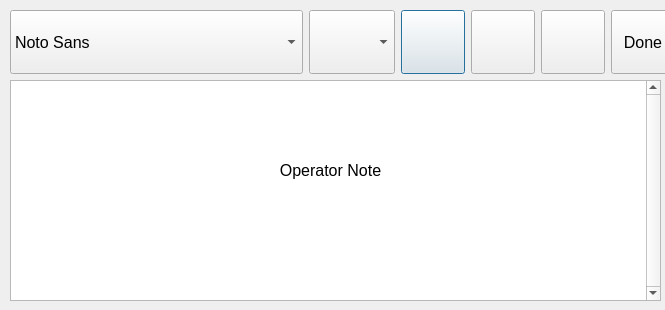
<?xml version="1.0" encoding="UTF-8"?>
<ui version="4.0">
 <class>textEditor</class>
 <widget class="QDialog" name="textEditor">
  <property name="geometry">
   <rect>
    <x>0</x>
    <y>0</y>
    <width>665</width>
    <height>310</height>
   </rect>
  </property>
  <property name="windowTitle">
   <string>Dialog</string>
  </property>
  <widget class="QTextEdit" name="textEditRegion">
   <property name="geometry">
    <rect>
     <x>10</x>
     <y>80</y>
     <width>651</width>
     <height>221</height>
    </rect>
   </property>
   <property name="verticalScrollBarPolicy">
    <enum>Qt::ScrollBarAlwaysOn</enum>
   </property>
  </widget>
  <widget class="QWidget" name="horizontalLayoutWidget">
   <property name="geometry">
    <rect>
     <x>10</x>
     <y>10</y>
     <width>651</width>
     <height>71</height>
    </rect>
   </property>
   <layout class="QHBoxLayout" name="horizontalLayout">
    <property name="sizeConstraint">
     <enum>QLayout::SetFixedSize</enum>
    </property>
    <item>
     <widget class="QFontComboBox" name="fontComboBox">
      <property name="sizePolicy">
       <sizepolicy hsizetype="Minimum" vsizetype="Fixed">
        <horstretch>0</horstretch>
        <verstretch>64</verstretch>
       </sizepolicy>
      </property>
      <property name="minimumSize">
       <size>
        <width>64</width>
        <height>64</height>
       </size>
      </property>
      <property name="font">
       <font>
        <pointsize>12</pointsize>
       </font>
      </property>
      <property name="editable">
       <bool>false</bool>
      </property>
      <property name="maxVisibleItems">
       <number>7</number>
      </property>
      <property name="currentFont">
       <font>
        <family>Agency FB</family>
        <pointsize>12</pointsize>
       </font>
      </property>
     </widget>
    </item>
    <item>
     <widget class="QComboBox" name="fontSizeComboBox">
      <property name="sizePolicy">
       <sizepolicy hsizetype="Minimum" vsizetype="Fixed">
        <horstretch>0</horstretch>
        <verstretch>64</verstretch>
       </sizepolicy>
      </property>
      <property name="minimumSize">
       <size>
        <width>64</width>
        <height>64</height>
       </size>
      </property>
      <property name="font">
       <font>
        <pointsize>12</pointsize>
       </font>
      </property>
      <property name="maxVisibleItems">
       <number>7</number>
      </property>
     </widget>
    </item>
    <item>
     <widget class="QPushButton" name="cutButton">
      <property name="sizePolicy">
       <sizepolicy hsizetype="Minimum" vsizetype="Fixed">
        <horstretch>0</horstretch>
        <verstretch>64</verstretch>
       </sizepolicy>
      </property>
      <property name="minimumSize">
       <size>
        <width>64</width>
        <height>64</height>
       </size>
      </property>
      <property name="maximumSize">
       <size>
        <width>64</width>
        <height>16777215</height>
       </size>
      </property>
      <property name="font">
       <font>
        <pointsize>12</pointsize>
       </font>
      </property>
      <property name="text">
       <string/>
      </property>
      <property name="icon">
       <iconset resource="../sessionhandler.qrc">
        <normaloff>:/images/dialogs/Cut-icon.png</normaloff>:/images/dialogs/Cut-icon.png</iconset>
      </property>
      <property name="iconSize">
       <size>
        <width>60</width>
        <height>55</height>
       </size>
      </property>
     </widget>
    </item>
    <item>
     <widget class="QPushButton" name="copyButton">
      <property name="sizePolicy">
       <sizepolicy hsizetype="Minimum" vsizetype="Fixed">
        <horstretch>0</horstretch>
        <verstretch>64</verstretch>
       </sizepolicy>
      </property>
      <property name="minimumSize">
       <size>
        <width>64</width>
        <height>64</height>
       </size>
      </property>
      <property name="maximumSize">
       <size>
        <width>64</width>
        <height>16777215</height>
       </size>
      </property>
      <property name="font">
       <font>
        <pointsize>12</pointsize>
       </font>
      </property>
      <property name="text">
       <string/>
      </property>
      <property name="icon">
       <iconset resource="../sessionhandler.qrc">
        <normaloff>:/images/dialogs/Copy-icon.png</normaloff>:/images/dialogs/Copy-icon.png</iconset>
      </property>
      <property name="iconSize">
       <size>
        <width>60</width>
        <height>55</height>
       </size>
      </property>
     </widget>
    </item>
    <item>
     <widget class="QPushButton" name="pasteButton">
      <property name="sizePolicy">
       <sizepolicy hsizetype="Minimum" vsizetype="Fixed">
        <horstretch>0</horstretch>
        <verstretch>64</verstretch>
       </sizepolicy>
      </property>
      <property name="minimumSize">
       <size>
        <width>64</width>
        <height>64</height>
       </size>
      </property>
      <property name="maximumSize">
       <size>
        <width>64</width>
        <height>16777215</height>
       </size>
      </property>
      <property name="font">
       <font>
        <pointsize>12</pointsize>
       </font>
      </property>
      <property name="text">
       <string/>
      </property>
      <property name="icon">
       <iconset resource="../sessionhandler.qrc">
        <normaloff>:/images/dialogs/Paste-icon.png</normaloff>:/images/dialogs/Paste-icon.png</iconset>
      </property>
      <property name="iconSize">
       <size>
        <width>60</width>
        <height>55</height>
       </size>
      </property>
     </widget>
    </item>
    <item>
     <widget class="QPushButton" name="doneButton">
      <property name="sizePolicy">
       <sizepolicy hsizetype="Minimum" vsizetype="Fixed">
        <horstretch>0</horstretch>
        <verstretch>64</verstretch>
       </sizepolicy>
      </property>
      <property name="minimumSize">
       <size>
        <width>64</width>
        <height>64</height>
       </size>
      </property>
      <property name="maximumSize">
       <size>
        <width>64</width>
        <height>16777215</height>
       </size>
      </property>
      <property name="font">
       <font>
        <pointsize>12</pointsize>
       </font>
      </property>
      <property name="text">
       <string>Done</string>
      </property>
     </widget>
    </item>
   </layout>
  </widget>
  <widget class="QLabel" name="watermark">
   <property name="geometry">
    <rect>
     <x>260</x>
     <y>160</y>
     <width>141</width>
     <height>21</height>
    </rect>
   </property>
   <property name="font">
    <font>
     <pointsize>12</pointsize>
    </font>
   </property>
   <property name="styleSheet">
    <string notr="true"/>
   </property>
   <property name="text">
    <string>Operator Note</string>
   </property>
   <property name="alignment">
    <set>Qt::AlignCenter</set>
   </property>
  </widget>
 </widget>
 <resources>
  <include location="../sessionhandler.qrc"/>
 </resources>
 <connections/>
</ui>
